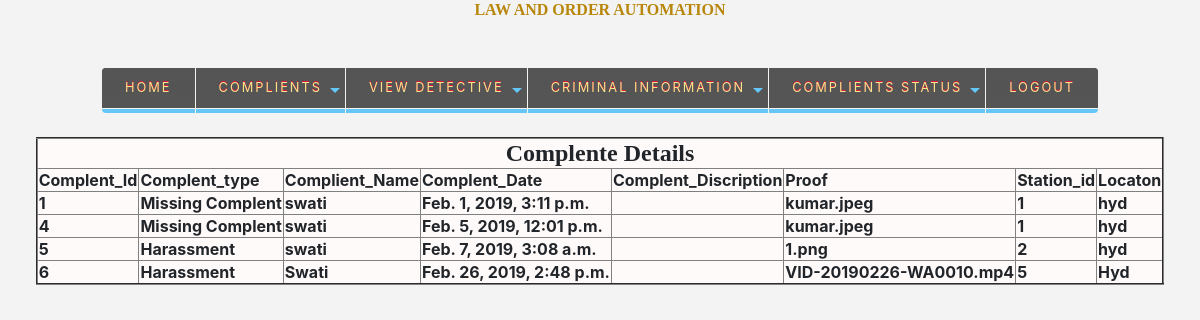
Screenshot of /viewcomp/ with the database file from the repository.
### app/models.py (models this page shows)
class Complent(models.Model):
    complent_id=models.AutoField(primary_key=True)
    complent_type=models.CharField(max_length=20)
    complient_name=models.CharField(max_length=30)
    date_of_complent=models.DateTimeField()
    description=models.CharField(max_length=500)
    proof=models.FileField(upload_to="Doucuments/proof")
    station_id=models.IntegerField()
    location=models.CharField(max_length=50)

### templates/viewcomp.html (shortened to what this page needs)
{% load staticfiles %}
<doctype html>
<html lang="en">
  <head>
    <link rel="stylesheet" href="https://stackpath.bootstrapcdn.com/bootstrap/4.3.1/css/bootstrap.min.css">
   </head>
  <body>
{% load staticfiles %}
{% include 'head.html' %}<br><br>
<link rel="stylesheet" href="{% static 'css/nav.css' %}">
{% include 'manuPolice.html' %}<center>
<table align="centre" bgcolor="#fffafa" border="2">
 <tr>
        <th colspan="10"><center><font size="5" face="Arial Black">
           Complente Details</font></center>
        </th>
    <tr>
        <th>Complent_Id</th>
        <th>Complent_type</th>
        <th>Complient_Name</th>
        <th>Complent_Date</th>
        <th>Complent_Discription</th>
        <th>Proof</th>
        <th>Station_id</th>
        <th>Locaton</th>
        </tr>
    {%  for x in object_list %}
    <tr>
        <th>{{ x.complent_id }}</th>
        <th>{{ x.complent_type }}</th>
        <th>{{ x.complient_name }}</th>
        <th>{{ x.date_of_complent }}</th>
        <th>{{ x.description }}</th>
        <th>{{ x.proof }}</th>
        <th>{{ x.station_id }}</th>
        <th>{{ x.location }}</th>
        </tr>
    {% endfor %}
</table></center>
  </body>
</html></doctype>

### app/static/css/nav.css (style rules this page uses)
body { background-color: rgba(225, 225, 225, 0.37); }

### rows the page displays
Complent: complent_id "1", complent_type "Missing Complent", complient_name "swati", date_of_complent "Feb. 1, 2019, 3:11 p.m.", proof "kumar.jpeg", station_id "1", location "hyd"
Complent: complent_id "4", complent_type "Missing Complent", complient_name "swati", date_of_complent "Feb. 5, 2019, 12:01 p.m.", proof "kumar.jpeg", station_id "1", location "hyd"
Complent: complent_id "5", complent_type "Harassment", complient_name "swati", date_of_complent "Feb. 7, 2019, 3:08 a.m.", proof "1.png", station_id "2", location "hyd"
Complent: complent_id "6", complent_type "Harassment", complient_name "Swati", date_of_complent "Feb. 26, 2019, 2:48 p.m.", proof "VID-20190226-WA0010.mp4", station_id "5", location "Hyd"
